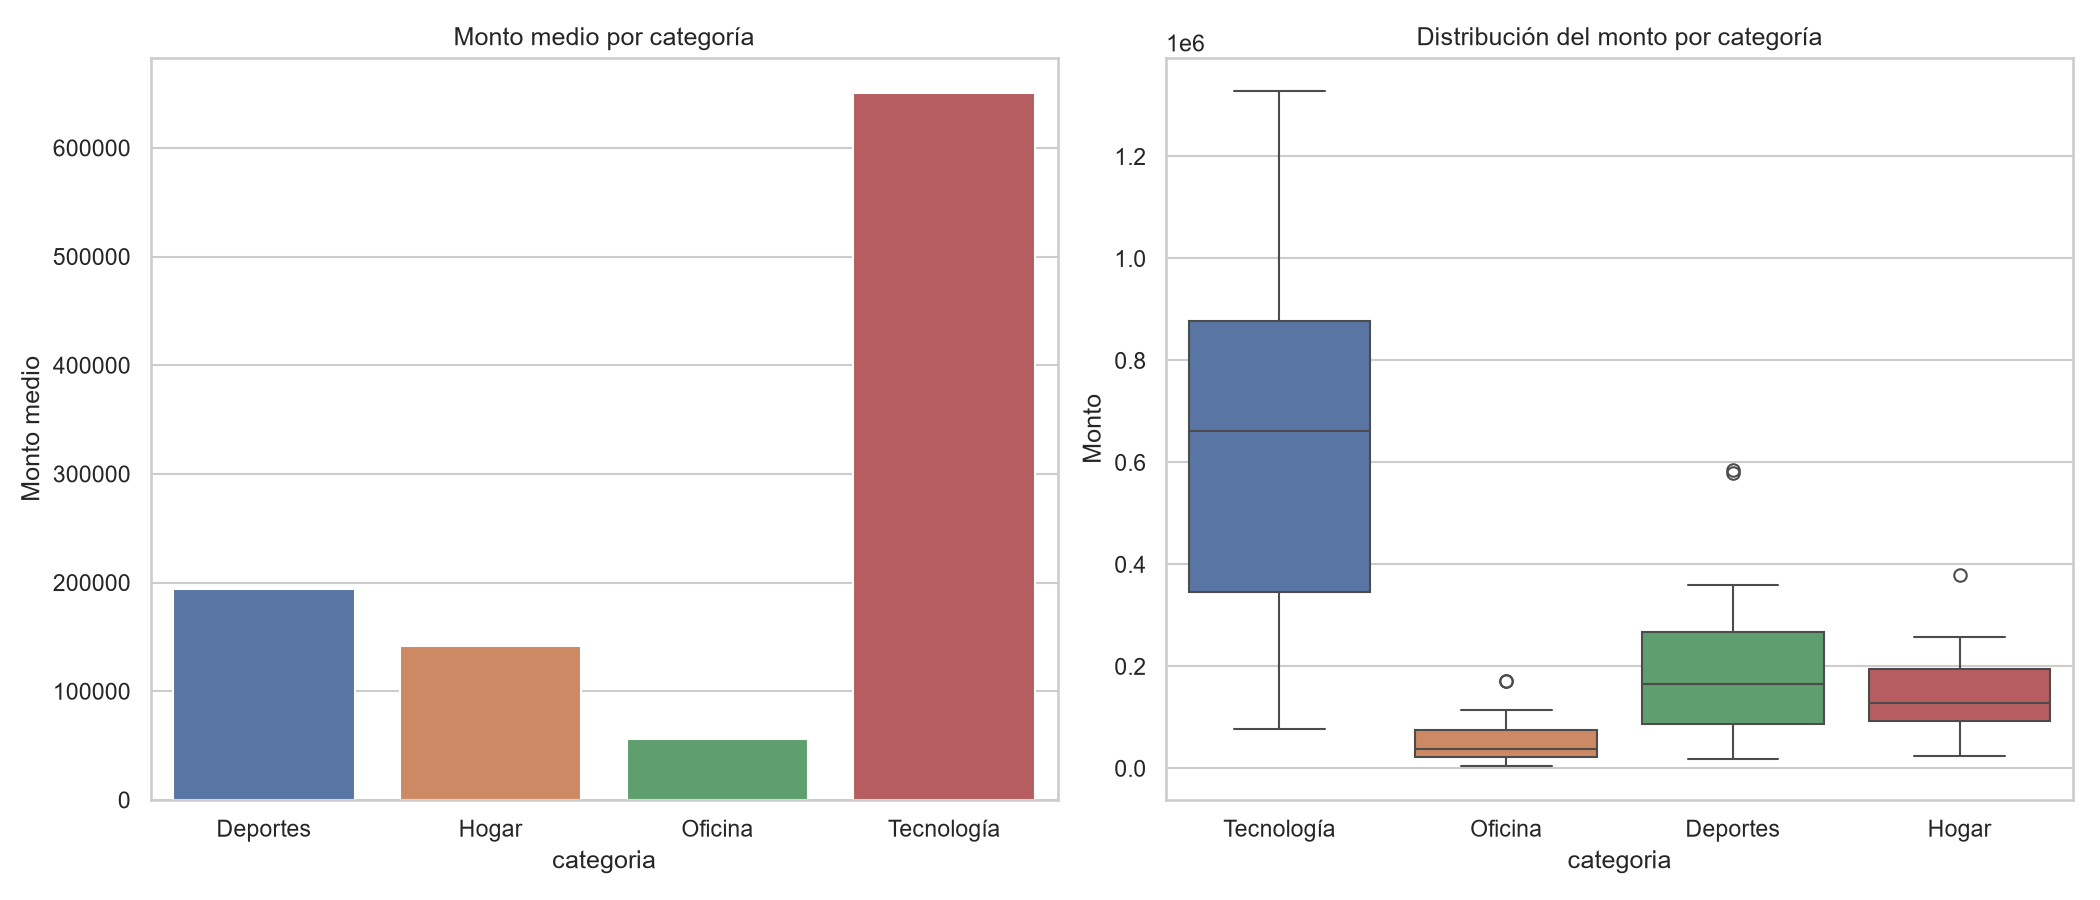

Write the Python code that produced this figure.
"""Limpieza de ventas, estadísticas por categoría y gráficos, parametrizado por JSON."""
import json
import logging
import sys
from pathlib import Path

import matplotlib
matplotlib.use("Agg")
import matplotlib.pyplot as plt
import numpy as np
import pandas as pd
import seaborn as sns

BASE = Path(__file__).resolve().parent
logger = logging.getLogger("reporte_ventas")


def configurar_logging() -> None:
    logging.basicConfig(
        level=logging.INFO,
        format="%(asctime)s [%(levelname)s] %(message)s",
        handlers=[
            logging.StreamHandler(sys.stdout),
            logging.FileHandler(BASE / "reporte_ventas.log", encoding="utf-8"),
        ],
    )


def cargar_config(ruta: Path) -> dict:
    with open(ruta, encoding="utf-8") as f:
        config = json.load(f)
    logger.info("Config cargada: %s", ruta.name)
    return config


def cargar_datos(ruta: Path) -> pd.DataFrame:
    df = pd.read_csv(ruta, encoding="utf-8")
    logger.info("Datos cargados: %d filas", len(df))
    return df


def eliminar_duplicados(df: pd.DataFrame) -> pd.DataFrame:
    n = len(df)
    df = df.drop_duplicates().reset_index(drop=True)
    logger.info("Duplicados eliminados: %d", n - len(df))
    return df


def normalizar_texto(df: pd.DataFrame, columnas: list[str]) -> pd.DataFrame:
    for col in columnas:
        df[col] = df[col].astype("string").str.strip().str.replace(r"\s+", " ", regex=True).str.title()
    return df


def convertir_tipos(df: pd.DataFrame) -> pd.DataFrame:
    # "$271.570" -> 271570 (el punto es separador de miles)
    df["precio_unitario"] = pd.to_numeric(
        df["precio_unitario"].astype("string").str.replace(r"[^\d]", "", regex=True),
        errors="coerce",
    )
    df["fecha"] = pd.to_datetime(df["fecha"], errors="coerce")
    return df


def imputar_nulos(df: pd.DataFrame) -> pd.DataFrame:
    for col in df.select_dtypes(include="number").columns:
        nulos = int(df[col].isna().sum())
        if nulos:
            df[col] = df[col].fillna(df[col].median())
            logger.info("Nulos imputados con mediana en '%s': %d", col, nulos)
    nulos = int(df["fecha"].isna().sum())
    if nulos:
        df["fecha"] = df["fecha"].fillna(df["fecha"].median())
        logger.info("Nulos imputados con mediana en 'fecha': %d", nulos)
    return df


def eliminar_atipicos_iqr(df: pd.DataFrame, columna: str, factor: float) -> pd.DataFrame:
    q1, q3 = np.percentile(df[columna], [25, 75])
    iqr = q3 - q1
    bajo, alto = q1 - factor * iqr, q3 + factor * iqr
    mascara = (df[columna] >= bajo) & (df[columna] <= alto)
    logger.info("Atípicos en '%s' (rango %.2f-%.2f) eliminados: %d", columna, bajo, alto, int((~mascara).sum()))
    return df[mascara].reset_index(drop=True)


def resumen_por_categoria(df: pd.DataFrame) -> pd.DataFrame:
    filas = []
    for cat, grupo in df.groupby("categoria"):
        monto = grupo["monto"].to_numpy(dtype=float)
        filas.append({
            "categoria": cat,
            "media": np.mean(monto),
            "mediana": np.median(monto),
            "desv_std": np.std(monto, ddof=1) if len(monto) > 1 else np.nan,
        })
    return pd.DataFrame(filas)


def graficar(df: pd.DataFrame, resumen: pd.DataFrame, ruta: Path) -> None:
    sns.set_theme(style="whitegrid")
    fig, ejes = plt.subplots(1, 2, figsize=(14, 6))
    sns.barplot(data=resumen, x="categoria", y="media", hue="categoria", ax=ejes[0], legend=False)
    ejes[0].set_title("Monto medio por categoría")
    ejes[0].set_ylabel("Monto medio")
    sns.boxplot(data=df, x="categoria", y="monto", hue="categoria", ax=ejes[1], legend=False)
    ejes[1].set_title("Distribución del monto por categoría")
    ejes[1].set_ylabel("Monto")
    fig.tight_layout()
    fig.savefig(ruta, dpi=150)
    plt.close(fig)
    logger.info("Gráfico guardado: %s", ruta.name)


def main() -> None:
    configurar_logging()
    cfg = cargar_config(BASE / "config_reporte.json")

    df = cargar_datos(BASE / cfg["archivo_entrada"])
    df = normalizar_texto(df, cfg["columnas_texto"])
    df = convertir_tipos(df)
    df = eliminar_duplicados(df)
    df = imputar_nulos(df)
    df = eliminar_atipicos_iqr(df, cfg["columna_atipicos"], cfg["factor_iqr"])
    df["monto"] = df["unidades"] * df["precio_unitario"]

    df.to_csv(BASE / cfg["archivo_limpio"], index=False, encoding="utf-8")
    resumen = resumen_por_categoria(df)
    resumen.to_csv(BASE / cfg["archivo_resumen"], index=False, encoding="utf-8")
    logger.info("Resumen por categoría:\n%s", resumen.round(2).to_string(index=False))

    graficar(df, resumen, BASE / cfg["archivo_grafico"])
    logger.info("Proceso finalizado")


if __name__ == "__main__":
    main()
